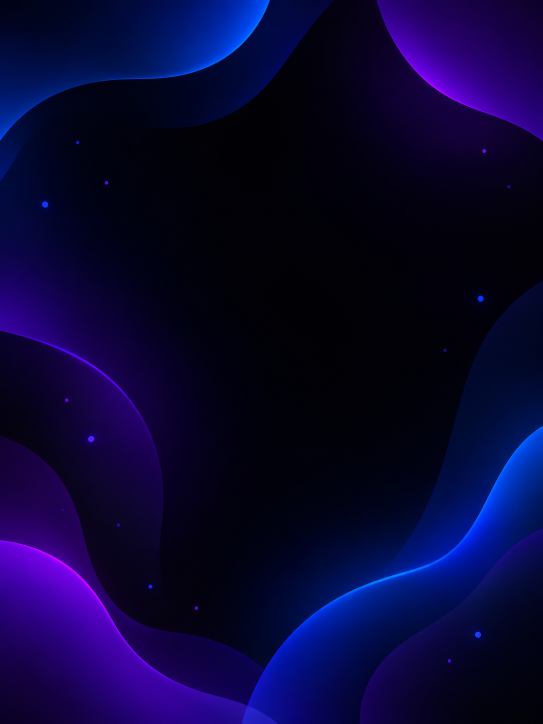
#> input picture assets/home/abstract-blue-purple-source.png, 1086 x 1448 px (shown at 1/2 size)
$ python build_home_assets.py
#> lines starting #> are read from the running program, lines starting #| are printed output that depends on the picture
"""Convert the generated wallpaper and existing transparent icons to RGB565.

Run from any directory: python tools/build_home_assets.py
"""
from pathlib import Path
from PIL import Image, ImageOps, ImageEnhance

ROOT = Path(__file__).resolve().parents[1]
HOME = ROOT / "assets/home"
ICON_DIR = ROOT / "assets/menu-icons"
NAMES = ["tetris", "snake", "breakout", "run", "galaga", "sound", "settings",
         "about", "tic_tac", "pong", "mines", "life", "mandelbrot"]
WALLPAPER_SOURCE = "abstract-blue-purple-source.png"
WALLPAPER_PREVIEW = "abstract-blue-purple-240x320.png"
PREFIX = "#pragma once\n#include <stdint.h>\n#include <pgmspace.h>\n\n"


def rgb565(r, g, b):
    return ((r & 248) << 8) | ((g & 252) << 3) | (b >> 3)


def array(name, values):
    rows = ["  " + ", ".join(f"0x{v:04X}" for v in values[i:i+16])
            for i in range(0, len(values), 16)]
    return f"const uint16_t {name}[{len(values)}] PROGMEM = {{\n" + ",\n".join(rows) + "\n};\n"


def main():
    HOME.mkdir(exist_ok=True)
    wallpaper = ImageOps.fit(Image.open(HOME / WALLPAPER_SOURCE).convert("RGB"),
                             (240, 320), method=Image.Resampling.LANCZOS)
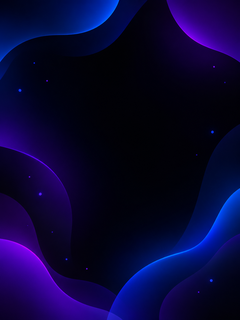
#> wallpaper: PIL image 240x320 RGB; mean R, G, B 9.2, 5, 52.9
    # Bake a subtle 18% black tint into the wallpaper, keeping all redraw paths
    # and page transitions consistent without additional per-frame work.
    wallpaper = ImageEnhance.Brightness(wallpaper).enhance(0.82)
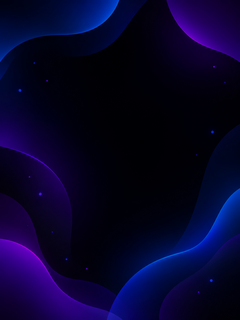
#> wallpaper: PIL image 240x320 RGB; mean R, G, B 7.1, 3.6, 42.9
    wallpaper.save(HOME / WALLPAPER_PREVIEW)
    (ROOT / "src/home_wallpaper.h").write_text(
        PREFIX + "// User-selected abstract wallpaper, native RGB565; 240x320.\n" +
        array("home_wallpaper", [rgb565(*p) for p in wallpaper.getdata()]))
    arrays = []
    for name in NAMES:
#> (the run stopped early here; a loop or call above may not have finished)
